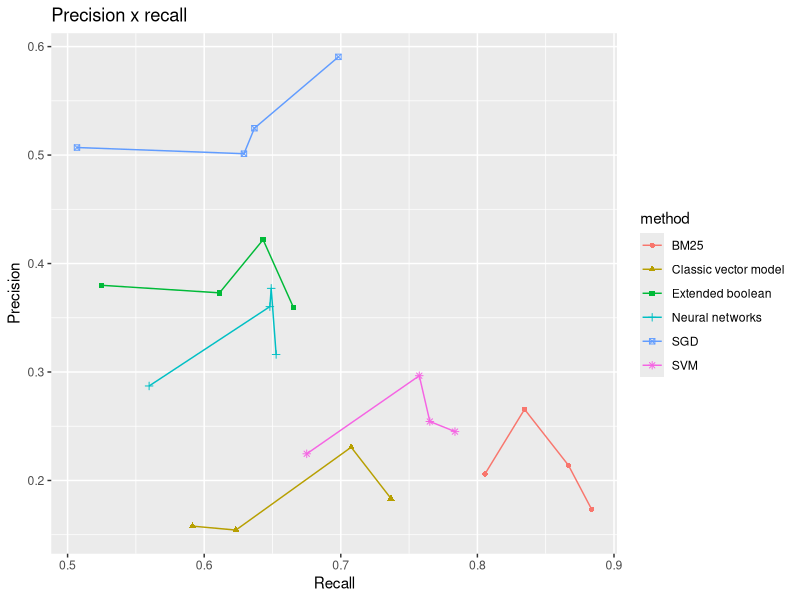

Here is the R script that generated this plot:
#loading library
require("ggplot2")

# selecting the current directory
setwd("/Users/tassiovale/Dropbox/PhD Thesis/trace2vary/trace_recovery/results/")

# read csv file
data <- read.csv("2018-05-02_15h43m_output.csv")

chart <- ggplot(data=data, aes(x=recall, y=precision, group=method, colour=method)) +
    geom_line() +
    geom_point(aes(shape=method)) +
    ggtitle("Precision x recall") +
    labs(x="Recall", y="Precision") +
    scale_fill_discrete(name="IR method")

ggsave("2018-05-02_15h43m_precisionrecall_chart.eps")
